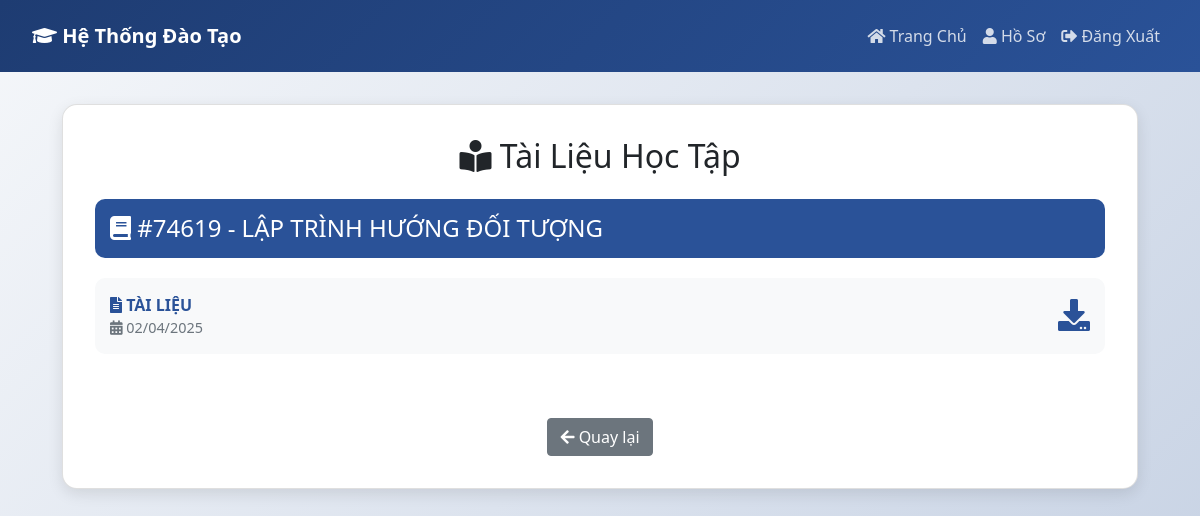
Page /users/documents.php (signed in) on the committed database.
### tables this page shows
CREATE TABLE `documents` (
  `id` int(11) NOT NULL,
  `course_id` int(11) NOT NULL,
  `document_name` varchar(255) NOT NULL,
  `file_path` varchar(255) NOT NULL,
  `upload_date` datetime DEFAULT current_timestamp()
);

CREATE TABLE `courses` (
  `id` int(11) NOT NULL,
  `course_code` varchar(20) NOT NULL,
  `course_name` varchar(100) NOT NULL,
  `credits` int(11) NOT NULL
);

### users/documents.php (the view, shortened to what this page needs)
<?php
require_once 'connect.php';
$conn = $con;
$username = $_SESSION['username'];
$sql = "SELECT c.course_code, c.course_name, d.document_name, d.file_path, d.upload_date
        FROM course_registrations cr
        JOIN courses c ON cr.course_id = c.id
        JOIN documents d ON c.id = d.course_id
        WHERE cr.username = ?
        ORDER BY c.course_name, d.upload_date DESC";
$stmt = $conn->prepare($sql);
$stmt->bind_param("s", $username);
$stmt->execute();
$result = $stmt->get_result();
$documents_by_course = array();
while ($row = $result->fetch_assoc()) {
    $course_code = $row['course_code'];
    if (!isset($documents_by_course[$course_code])) {
        $documents_by_course[$course_code] = array(
            'course_name' => $row['course_name'],
            'documents' => array()
        );
    }
    $documents_by_course[$course_code]['documents'][] = array(
        'name' => $row['document_name'],
        'path' => $row['file_path'],
        'date' => $row['upload_date']
    );
}
?>
<!DOCTYPE html>
<html lang="vi">
<head>
    <link rel="stylesheet" href="https://cdn.jsdelivr.net/npm/bootstrap@4.0.0/dist/css/bootstrap.min.css">
    <link rel="stylesheet" href="https://cdnjs.cloudflare.com/ajax/libs/font-awesome/5.15.4/css/all.min.css">
</head>
<body>
    <nav class="navbar navbar-expand-lg navbar-dark">
        <a class="navbar-brand" href="user_home.php">
            <i class="fas fa-graduation-cap"></i> Hệ Thống Đào Tạo
        </a>
        <div class="collapse navbar-collapse" id="navbarNav">
            <ul class="navbar-nav ml-auto">
                <li class="nav-item">
                    <a class="nav-link" href="user_home.php">
                        <i class="fas fa-home"></i> Trang Chủ
                    </a>
                </li>
                <li class="nav-item">
                    <a class="nav-link" href="view_profile.php">
                        <i class="fas fa-user"></i> Hồ Sơ
                    </a>
                </li>
                <li class="nav-item">
                    <a class="nav-link" href="logout.php">
                        <i class="fas fa-sign-out-alt"></i> Đăng Xuất
                    </a>
                </li>
            </ul>
        </div>
    </nav>
    <div class="container">
        <div class="card">
            <h2 class="text-center mb-4">
                <i class="fas fa-book-reader"></i> Tài Liệu Học Tập
            </h2>
            <?php if (empty($documents_by_course)): ?>
                <div class="alert alert-info" role="alert">
                    <i class="fas fa-info-circle"></i> Bạn chưa có tài liệu học tập nào.
                </div>
            <?php else: ?>
                <?php foreach ($documents_by_course as $course_code => $course): ?>
                    <div class="course-card">
                        <div class="course-header">
                            <h4 class="mb-0">
                                <i class="fas fa-book"></i>
                                <?php echo htmlspecialchars($course_code); ?> -
                                <?php echo htmlspecialchars($course['course_name']); ?>
                            </h4>
                        </div>
                        <div class="document-list">
                            <?php foreach ($course['documents'] as $document): ?>
                                <div class="document-item d-flex justify-content-between align-items-center">
                                    <div>
                                        <div class="document-title">
                                            <i class="fas fa-file-alt"></i>
                                            <?php echo htmlspecialchars($document['name']); ?>
                                        </div>
                                        <div class="document-date">
                                            <i class="fas fa-calendar-alt"></i>
                                            <?php echo date('d/m/Y', strtotime($document['date'])); ?>
                                        </div>
                                    </div>
                                    <a href="<?php echo htmlspecialchars($document['path']); ?>"
                                       class="download-btn"
                                       download>
                                        <i class="fas fa-download fa-2x"></i>
                                    </a>
                                </div>
                            <?php endforeach; ?>
                        </div>
                    </div>
                <?php endforeach; ?>
            <?php endif; ?>
            <div class="text-center mt-4">
                <a href="user_home.php" class="btn btn-secondary">
                    <i class="fas fa-arrow-left"></i> Quay lại
                </a>
            </div>
        </div>
    </div>
</body>
</html>

### users/documents.php (style rules this page uses)
body { background: linear-gradient(135deg, #f5f7fa 0%, #c3cfe2 100%); min-height: 100vh; font-family: 'Segoe UI', sans-serif; }
.navbar { background: linear-gradient(135deg, #1e3c72, #2a5298); padding: 1rem 2rem; }
.navbar-brand { color: white !important; font-weight: bold; }
.nav-link { color: rgba(255,255,255,0.8) !important; transition: color 0.3s ease; }
.container { padding: 2rem; }
.card { background: white; border-radius: 15px; box-shadow: 0 5px 15px rgba(0,0,0,0.1); padding: 2rem; margin-bottom: 2rem; }
.course-card { margin-bottom: 30px; }
.course-header { background: #2a5298; color: white; padding: 15px; border-radius: 10px; margin-bottom: 20px; }
.document-item { background: #f8f9fa; padding: 15px; border-radius: 10px; margin-bottom: 10px; transition: all 0.3s ease; }
.document-title { font-weight: 600; color: #2a5298; }
.document-date { color: #6c757d; font-size: 0.9em; }
.download-btn { color: #2a5298; transition: all 0.3s ease; }

### rows in the picture
documents: course.course_code "#74619", course_name "LẬP TRÌNH HƯỚNG ĐỐI TƯỢNG", document_name "TÀI LIỆU", upload_date "02/04/2025"
